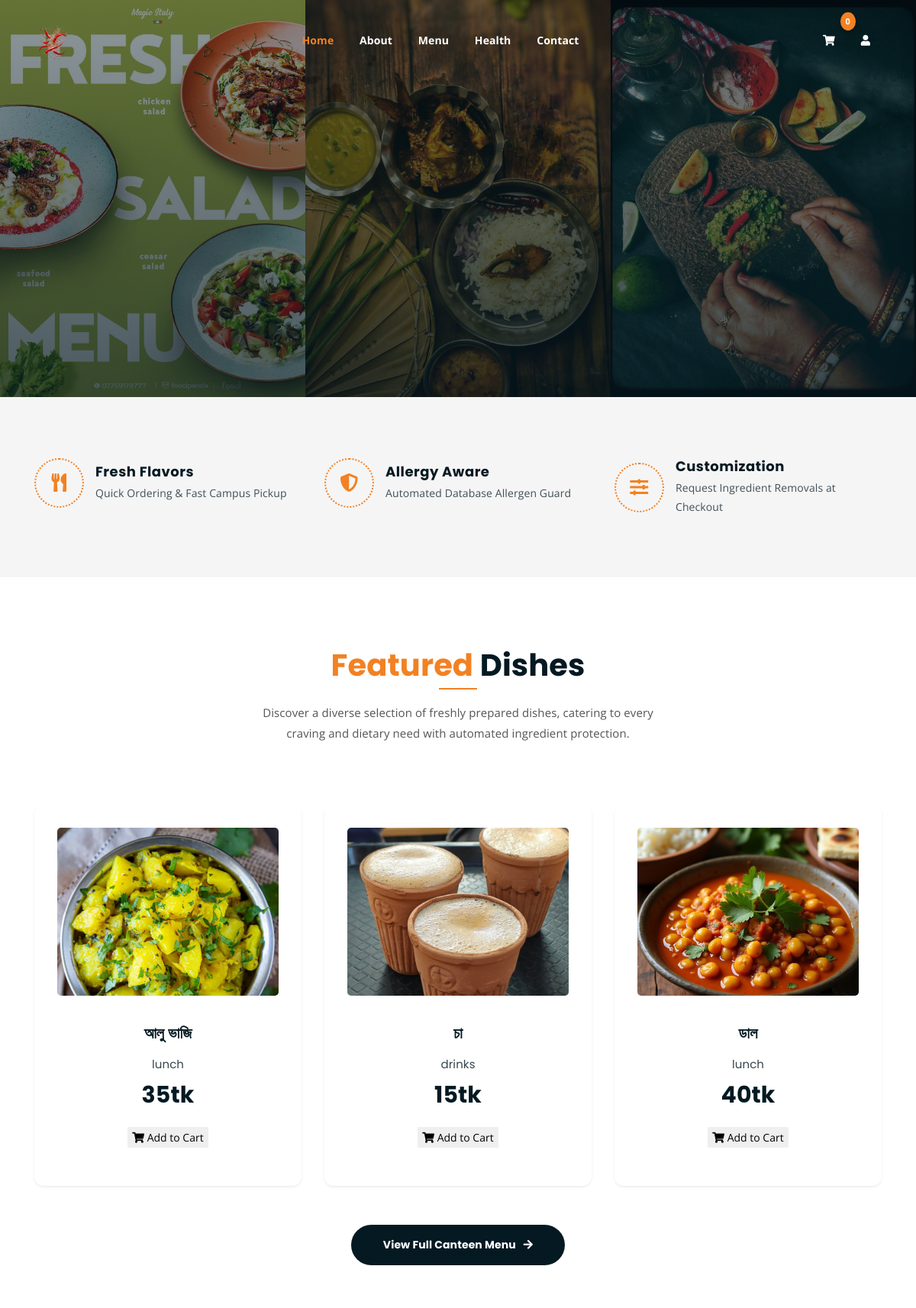
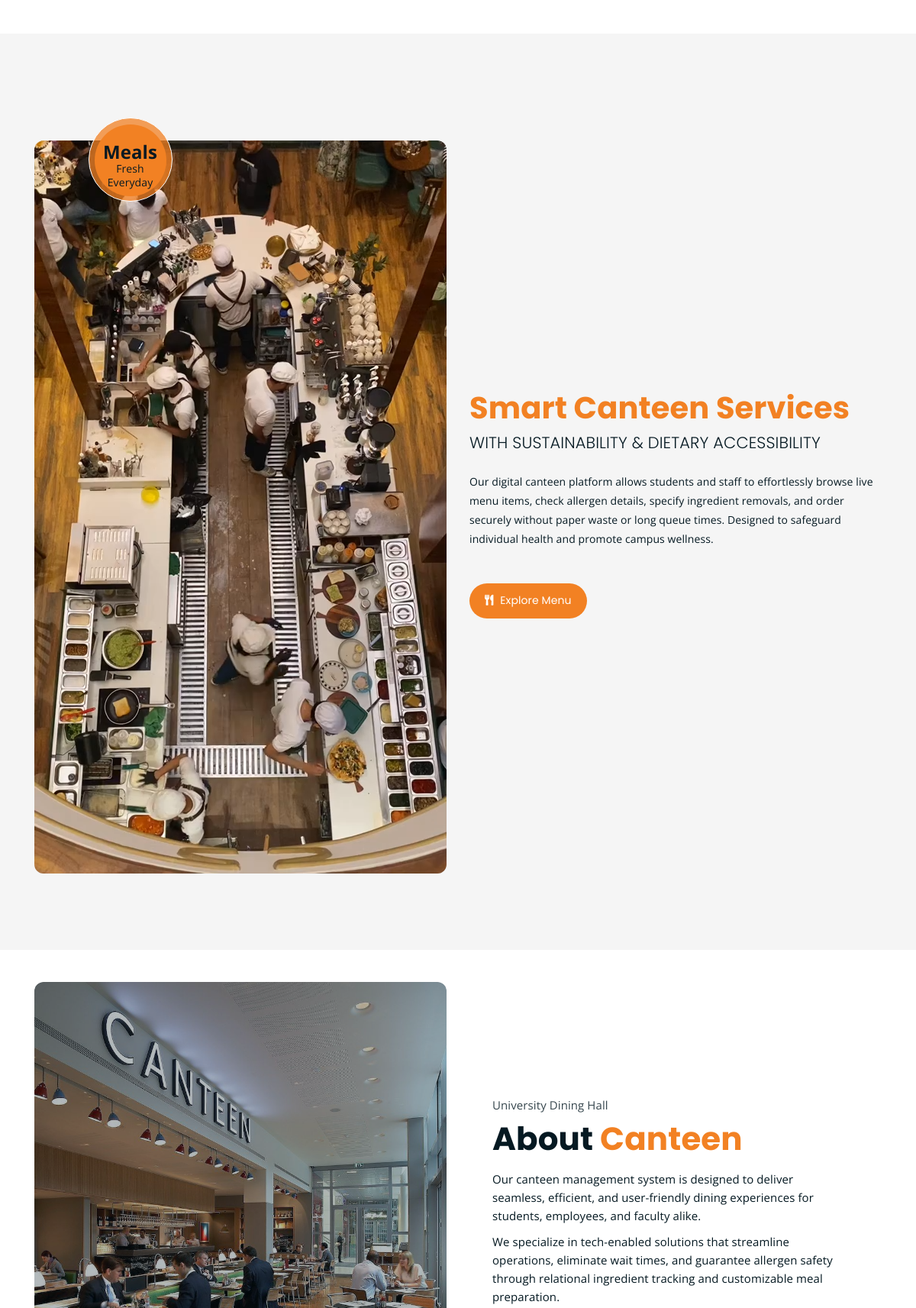
The page / (upper part) on the database its author committed (2 pictures, top to bottom).
### tables this page shows
CREATE TABLE `food_items` (
    `id` INT AUTO_INCREMENT PRIMARY KEY,
    `name` VARCHAR(150) NOT NULL,
    `category` VARCHAR(50) NOT NULL DEFAULT 'lunch',
    `description` TEXT NULL,
    `price` DECIMAL(10, 2) NOT NULL,
    `image` VARCHAR(255) NOT NULL,
    `is_available` TINYINT(1) NOT NULL DEFAULT 1,
    `ingredients_verified` TINYINT(1) NOT NULL DEFAULT 1,
    `created_at` TIMESTAMP DEFAULT CURRENT_TIMESTAMP,
    `updated_at` TIMESTAMP DEFAULT CURRENT_TIMESTAMP ON UPDATE CURRENT_TIMESTAMP
);

### config/db.php (called while the page is built, shortened)
<?php
function e($str): string {
    return htmlspecialchars((string)$str, ENT_QUOTES, 'UTF-8');
}

### index.php (the view, shortened to what this page needs)
<?php
require_once __DIR__ . '/config/db.php';
$pdo = get_db_connection();
$stmtFeatured = $pdo->query("
    SELECT id, name, category, price, image, is_available, ingredients_verified
    FROM food_items
    ORDER BY id ASC
    LIMIT 3
");
$featuredDishes = $stmtFeatured->fetchAll();
include __DIR__ . '/includes/header.php';
?>
	<div class="homepage-slider-horizontal">
		<div class="hero-panel" style="background-image: url('pictures/bg/background 1.jpg');">
			<div class="hero-panel-overlay"></div>
		</div>
		<div class="hero-panel" style="background-image: url('pictures/bg/background 2.jpg');">
			<div class="hero-panel-overlay"></div>
		</div>
		<div class="hero-panel" style="background-image: url('pictures/bg/background 3.jpg');">
			<div class="hero-panel-overlay"></div>
		</div>
	</div>
	<div class="list-section pt-80 pb-80">
		<div class="container">
			<div class="row">
				<div class="col-lg-4 col-md-6 mb-4 mb-lg-0">
					<div class="list-box d-flex align-items-center">
						<div class="list-icon">
							<i class="fas fa-utensils"></i>
						</div>
						<div class="content">
							<h3>Fresh Flavors</h3>
							<p>Quick Ordering & Fast Campus Pickup</p>
						</div>
					</div>
				</div>
				<div class="col-lg-4 col-md-6 mb-4 mb-lg-0">
					<div class="list-box d-flex align-items-center">
						<div class="list-icon">
							<i class="fas fa-shield-alt"></i>
						</div>
						<div class="content">
							<h3>Allergy Aware</h3>
							<p>Automated Database Allergen Guard</p>
						</div>
					</div>
				</div>
				<div class="col-lg-4 col-md-6">
					<div class="list-box d-flex justify-content-start align-items-center">
						<div class="list-icon">
							<i class="fas fa-sliders-h"></i>
						</div>
						<div class="content">
							<h3>Customization</h3>
							<p>Request Ingredient Removals at Checkout</p>
						</div>
					</div>
				</div>
			</div>
		</div>
	</div>
	<div class="product-section mt-100 mb-100">
		<div class="container">
			<div class="row">
				<div class="col-lg-8 offset-lg-2 text-center">
					<div class="section-title">
						<h3><span class="orange-text">Featured</span> Dishes</h3>
						<p>Discover a diverse selection of freshly prepared dishes, catering to every craving and dietary need with automated ingredient protection.</p>
					</div>
				</div>
			</div>
			<div class="row">
                <?php foreach ($featuredDishes as $dish): ?>
				<div class="col-lg-4 col-md-6 text-center">
					<div class="single-product-item shadow-sm" style="border-radius: 12px; overflow: hidden;">
						<div class="product-image">
							<img src="<?php echo e($dish['image']); ?>" alt="<?php echo e($dish['name']); ?>" style="height: 220px; width: 100%; object-fit: cover;">
						</div>
						<h3 class="mt-3"><?php echo e($dish['name']); ?></h3>
						<p class="product-price"><span><?php echo e($dish['category']); ?></span> <?php echo number_format($dish['price'], 0); ?>tk</p>
						<button type="button" class="cart-btn btn-add-to-cart border-0" data-food-id="<?php echo $dish['id']; ?>" style="cursor: pointer;">
                            <i class="fas fa-shopping-cart"></i> Add to Cart
                        </button>
					</div>
				</div>
                <?php endforeach; ?>
			</div>
            <div class="row mt-4">
                <div class="col-12 text-center">
                    <a href="shop.php" class="boxed-btn black py-3 px-5 font-weight-bold" style="border-radius: 30px; background: #051922;">
                        View Full Canteen Menu <i class="fas fa-arrow-right ml-2"></i>
                    </a>
                </div>
            </div>
		</div>
	</div>
	<section class="cart-banner pt-100 pb-100">
    	<div class="container">
        	<div class="row clearfix align-items-center">
            	<div class="image-column col-lg-6">
                	<div class="image">
                    	<div class="price-box">
                        	<div class="inner-price">
                                <span class="price">
                                    <strong>Meals</strong> <br> Fresh Everyday
                                </span>
                            </div>
                        </div>
                    	<img src="pictures/smart canteen.png" alt="Smart Canteen" style="border-radius: 12px; width: 100%; object-fit: cover;">
                    </div>
                </div>
                <div class="content-column col-lg-6">
					<h3><span class="orange-text">Smart Canteen Services</span></h3>
                    <h4>with Sustainability & Dietary Accessibility</h4>
                    <div class="text">
                        Our digital canteen platform allows students and staff to effortlessly browse live menu items, check allergen details, specify ingredient removals, and order securely without paper waste or long queue times. Designed to safeguard individual health and promote campus wellness.
                    </div>
                	<a href="shop.php" class="cart-btn mt-4"><i class="fas fa-utensils"></i> Explore Menu</a>
                </div>
            </div>
        </div>
    </section>
	<div class="abt-section my-5">
		<div class="container">
			<div class="row align-items-center">
				<div class="col-lg-6 col-md-12">
					<div class="abt-bg" style="border-radius: 12px; overflow: hidden;">
						<img src="pictures/about us.jpg" alt="About Canteen" style="width: 100%; border-radius: 12px;">
					</div>
				</div>
				<div class="col-lg-6 col-md-12">
					<div class="abt-text">
						<p class="top-sub">University Dining Hall</p>
						<h2>About <span class="orange-text">Canteen</span></h2>
						<p>Our canteen management system is designed to deliver seamless, efficient, and user-friendly dining experiences for students, employees, and faculty alike.</p>
						<p>We specialize in tech-enabled solutions that streamline operations, eliminate wait times, and guarantee allergen safety through relational ingredient tracking and customizable meal preparation.</p>
					</div>
				</div>
			</div>
		</div>
	</div>
<?php include __DIR__ . '/includes/footer.php'; ?>

### includes/header.php (style rules this page uses)
.single-product-item h3, .product-filters ul li, .bangla-text { font-family: 'Hind Siliguri', 'Poppins', sans-serif; }

### rows shown on the page
food_items: image (picture), name "আলু ভাজি", category "lunch", price "35"
food_items: image (picture), name "চা", category "drinks", price "15"
food_items: image (picture), name "ডাল", category "lunch", price "40"

### other values the page prints
$cartUnits "0"
